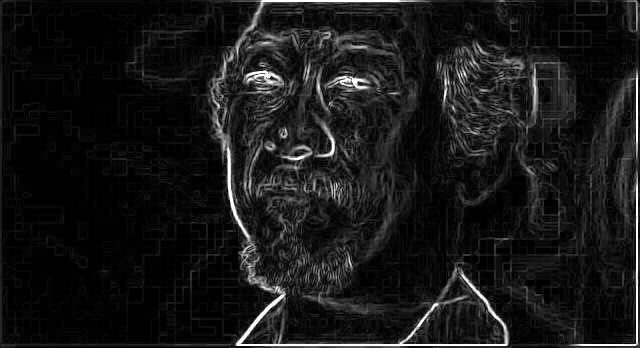
#> input picture java-eclipse/laboratorio1/src/conv2.png, 640 x 348 px
$ python contraste.py conv2.png 5   (Python 2 division)
#> lines starting #> are read from the running program, lines starting #| are printed output that depends on the picture; after the words box and inside, x2 and y2 are one past the last pixel; in counts of white or black regions, pixels touching at a corner belong together
#import sys,pygame
import Image
from math import*
import math
#from PIL import Image
from sys import argv # Importe para tabajar con argumentos


def main():
    foto1 = contraste()

def contraste():
    #toma imagen en escala de grises
        image1 = Image.open("conv2.png")
#> image1 is the input picture: PIL image 640x348 RGB; min 0, max 255, mean 23.2
    	pixels = image1.load()
    	ancho,alto = image1.size
#> ancho = 640; alto = 348
        minimo = int(argv[2]) #toma un valor umbral minimo
        for i in range(ancho):
            for j in range(alto):
			a = pixels[i,j]
			escala = (a[0] + a[1] + a[2])/3
			pixels[i,j] = (escala,escala, escala)
                	if pixels[i,j][1] < minimo:
                    		p=0
                	else:
                    		p= 255
                	pixels[i,j]=(p,p,p)
        #fin = time()
        #tiempo_t = fin - inicio
        #print "Tiempo que tardo en ejecutarse binzarizar = "+str(tiempo_t)+" segundos"

     	new = 'contraste.png'
    	image1.save(new)
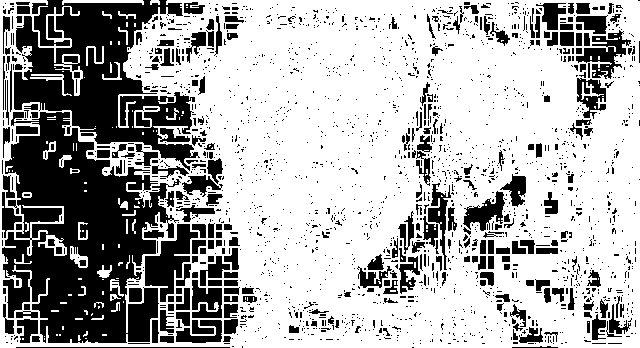
#> saved as contraste.png: PIL image 640x348 RGB; 67.5% white; 2105 black regions (1830 under 20 px), largest, box (x1, y1, x2, y2) and area: (2, 112, 181, 343) 23520, (14, 0, 200, 171) 14941, (145, 224, 198, 302) 1898
    #return new

if __name__ == "__main__":
    main()

$ run again, with java-eclipse/laboratorio1/src/miyagi.jpg saved as java-eclipse/laboratorio1/src/conv2.png
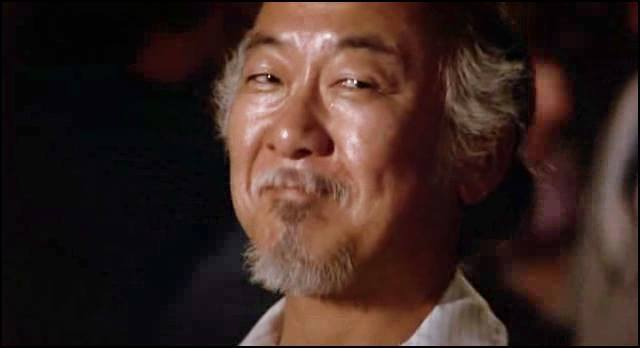
#> input picture java-eclipse/laboratorio1/src/miyagi.jpg, 640 x 348 px
#> in contraste, image1 is the input picture: PIL image 640x348 RGB; mean R, G, B 58.5, 38.4, 33.3
#> in contraste, `image1.save(new)`:
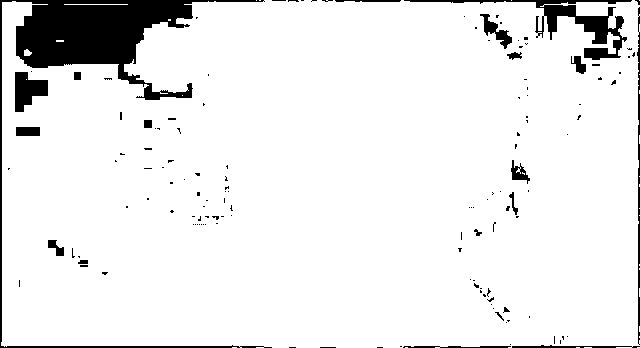
#> saved as contraste.png: PIL image 640x348 RGB; 92.2% white; 139 black regions (119 under 20 px), largest, box (x1, y1, x2, y2) and area: (0, 0, 272, 348) 10779, (404, 0, 632, 60) 2427, (15, 72, 48, 112) 847
